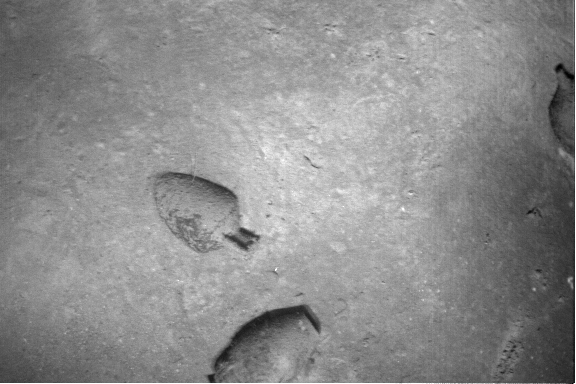
#> input picture filre/RSN/third/3_1.tif, 576 x 384 px; its folder holds 4 pictures in this run
$ python try1.py
#> lines starting #> are read from the running program, lines starting #| are printed output that depends on the picture
import os
import glob
import cv2
import numpy as np


def read_images_from_folder(folder_path):
#> called with folder_path = 'third'
    images = []
    img_paths = sorted(glob.glob(os.path.join(folder_path, '*.tif')))
    for img_path in img_paths:
        img = cv2.imread(img_path, cv2.IMREAD_GRAYSCALE)
#> img is the input picture: shape (384, 576); min 0, max 255, mean 140.8
        images.append(img)
    return images


def detect_and_describe(img):
    orb = cv2.ORB_create()
    keypoints, descriptors = orb.detectAndCompute(img, None)
    return keypoints, descriptors


def match_features(descriptors1, descriptors2):
    bf = cv2.BFMatcher(cv2.NORM_HAMMING, crossCheck=True)
    matches = bf.match(descriptors1, descriptors2)
    matches = sorted(matches, key=lambda x: x.distance)
    return matches


def find_homography(keypoints1, keypoints2, matches):
    src_pts = np.float32([keypoints1[m.queryIdx].pt for m in matches]).reshape(-1, 1, 2)
    dst_pts = np.float32([keypoints2[m.trainIdx].pt for m in matches]).reshape(-1, 1, 2)

    H, _ = cv2.findHomography(dst_pts, src_pts, cv2.RANSAC, 5.0)
    return H


def laplacian_pyramid_blending(img1, img2, mask):
    # Generate Gaussian pyramids
    gaussian_img1 = [img1.copy()]
    gaussian_img2 = [img2.copy()]
    gaussian_mask = [mask.copy()]

    for i in range(6):
        img1_down = cv2.pyrDown(gaussian_img1[-1])
        gaussian_img1.append(img1_down)

        img2_down = cv2.pyrDown(gaussian_img2[-1])
        gaussian_img2.append(img2_down)

        mask_down = cv2.pyrDown(gaussian_mask[-1])
        gaussian_mask.append(mask_down)

    # Generate Laplacian pyramids
    laplacian_img1 = [gaussian_img1[-1]]
    laplacian_img2 = [gaussian_img2[-1]]

    for i in range(6, 0, -1):
        img1_expanded = cv2.pyrUp(gaussian_img1[i])
        laplacian_img1.append(cv2.subtract(gaussian_img1[i - 1], img1_expanded))

        img2_expanded = cv2.pyrUp(gaussian_img2[i])
        laplacian_img2.append(cv2.subtract(gaussian_img2[i - 1], img2_expanded))

    # Blend Laplacian pyramids
    blended_pyramid = []
    for lap_img1, lap_img2, gauss_mask in zip(laplacian_img1, laplacian_img2, gaussian_mask):
        blended_pyramid.append(cv2.addWeighted(lap_img1, gauss_mask / 255.0, lap_img2, 1 - gauss_mask / 255.0, 0))

    # Reconstruct the blended image from the blended pyramid
    blended_img = blended_pyramid[0]
    for i in range(1, 7):
        blended_img = cv2.pyrUp(blended_img)
        blended_img = cv2.add(blended_img, blended_pyramid[i])

    return blended_img

def stitch_images_vertically(img1, img2, H):
    img1_shape = img1.shape
    img2_shape = img2.shape

    # Calculate the vertical translation
    vertical_translation = int(np.abs(H[1, 2]))

    # Create an empty result image with enough space for the stitched images
    img_result = np.zeros((img1_shape[0] + vertical_translation, img1_shape[1]), dtype=np.uint8)

    # Place img1 in the result image
    img_result[:img1_shape[0], :img1_shape[1]] = img1

    # Apply the homography transformation to img2
    img2_transformed = cv2.warpPerspective(img2, H, (img1_shape[1], img1_shape[0] + vertical_translation))

    # Create a mask for img2_transformed
    mask = np.zeros((img1_shape[0] + vertical_translation, img1_shape[1]), dtype=np.uint8)
    mask[vertical_translation:vertical_translation + img2_shape[0], :img2_shape[1]] = 255
    mask = cv2.warpPerspective(mask, H, (img1_shape[1], img1_shape[0] + vertical_translation))

    # Blend the overlapping regions using Laplacian pyramid blending
    img_result = laplacian_pyramid_blending(img_result, img2_transformed, mask)

    return img_result


def main():
    folder_path = "third"

    images = read_images_from_folder(folder_path)

    for i in range(len(images) - 1):
        img1 = images[i]
        img2 = images[i + 1]

        keypoints1, descriptors1 = detect_and_describe(img1)
        keypoints2, descriptors2 = detect_and_describe(img2)

        matches = match_features(descriptors1, descriptors2)
        H = find_homography(keypoints1, keypoints2, matches)

        result = stitch_images_vertically(img1, img2, H)

        # Save the result image
        cv2.imwrite(f"stitched_{i+1}.jpg", result)

        # Update images list for the next iteration
        images[i + 1] = result
#> this loop made 1 pass
#> pass 1, in stitch_images_vertically, `img2_transformed = cv2.warpPerspective(img2, H, (img1_shape[1], img1_s..`:
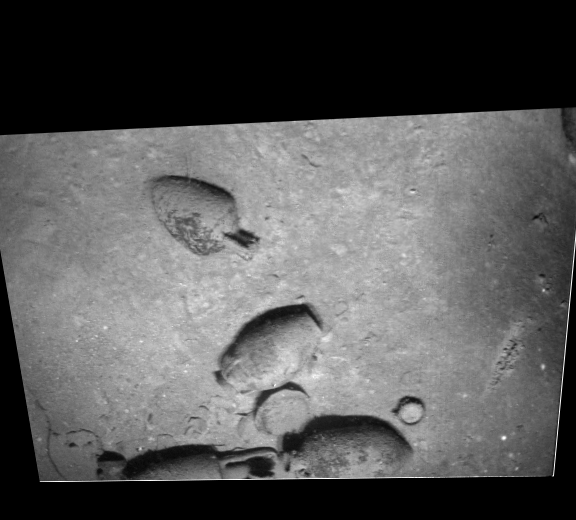
#> img2_transformed: shape (520, 576); min 0, max 255, mean 88.9
#> pass 1, in stitch_images_vertically, `mask = cv2.warpPerspective(mask, H, (img1_shape[1], img1_shape[0] + ve..`:
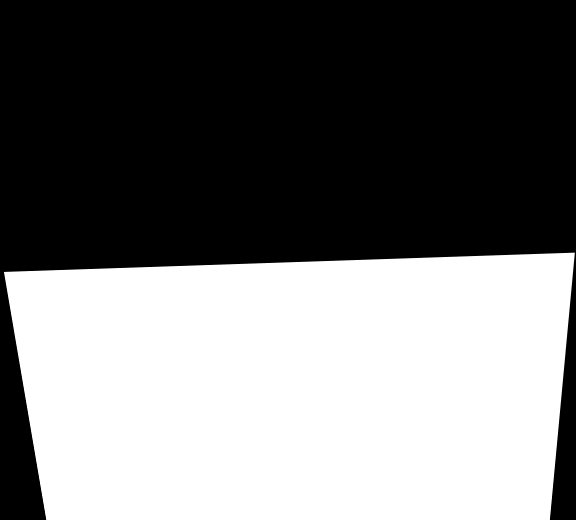
#> mask: shape (520, 576); min 0, max 255, mean 117.9


if __name__ == "__main__":
#> (the run stopped early here; a loop or call above may not have finished)
